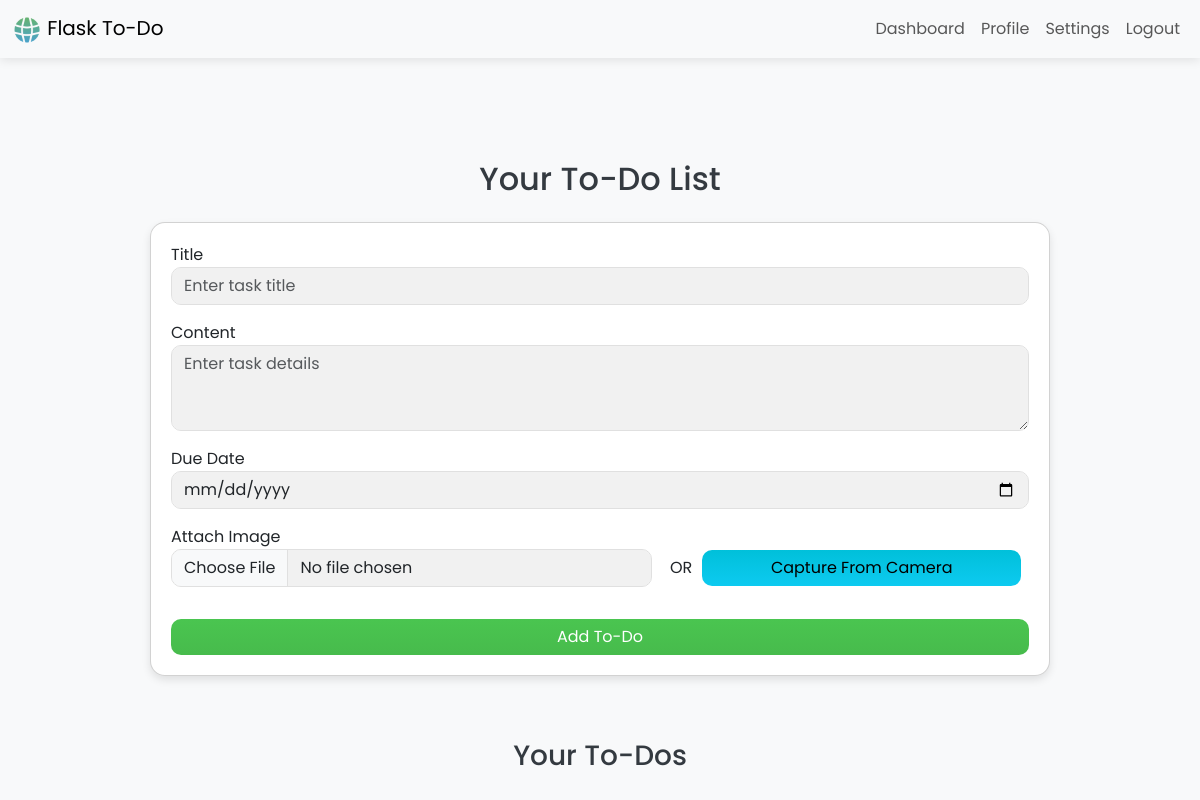
The app's page /dashboard (signed in), older data.
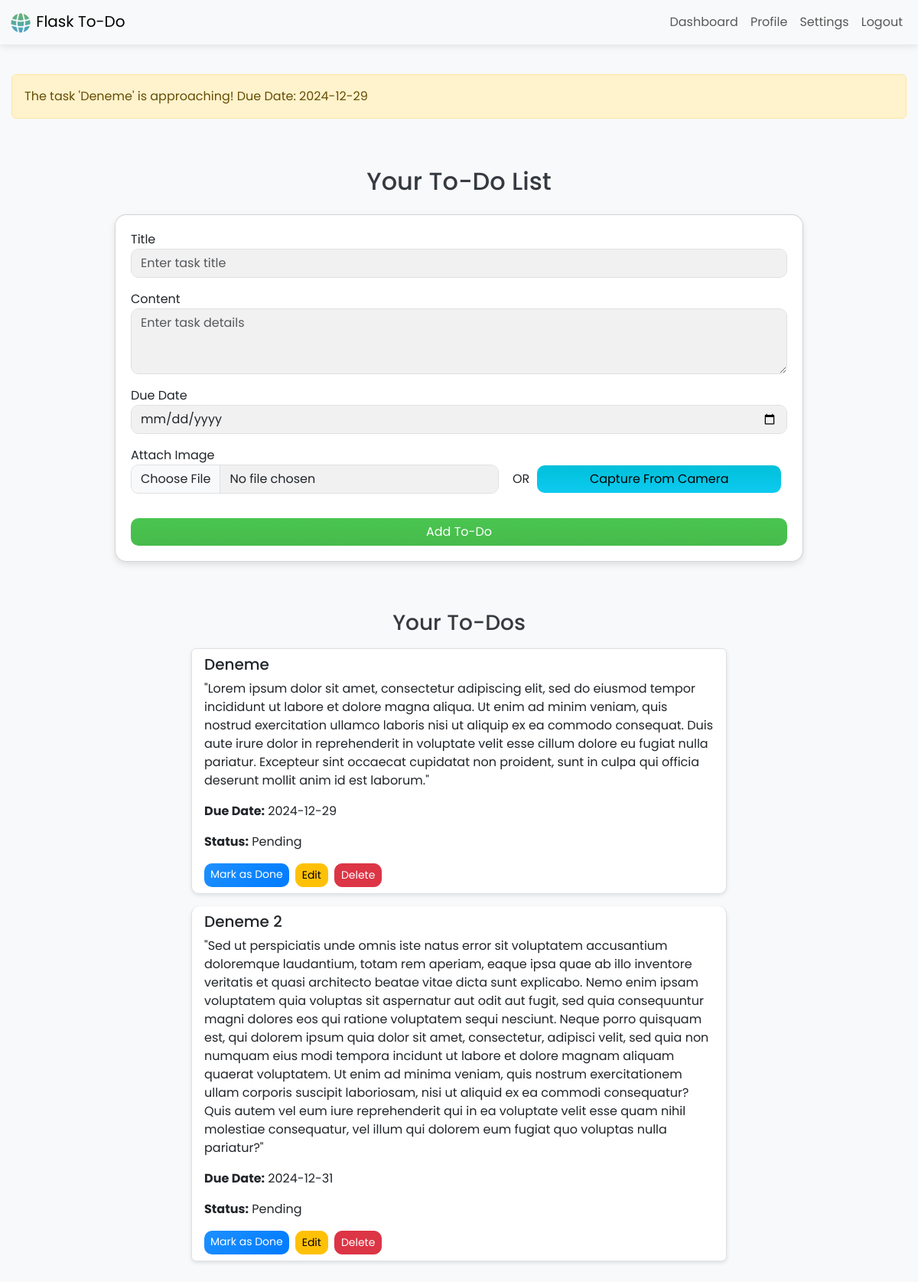
The same page, newer data.
### app.py (models this page shows)
class Todo(db.Model):
    id = db.Column(db.Integer, primary_key=True)
    title = db.Column(db.String(100), nullable=False)
    content = db.Column(db.Text, nullable=False)
    due_date = db.Column(db.Date, nullable=True)
    completed = db.Column(db.Boolean, default=False)
    postponed = db.Column(db.Boolean, default=False)
    user_id = db.Column(db.Integer, db.ForeignKey('user.id'), nullable=False)
    image_path = db.Column(db.String(200), nullable=True)  # New column for image path

### app.py (the view, shortened to what this page needs)
@app.route('/dashboard', methods=['GET', 'POST'])
@login_required
def dashboard():
    todos = Todo.query.filter_by(owner=current_user).all()
    today = datetime.now().date()
    for todo in todos:
        if todo.due_date and 0 <= (todo.due_date - today).days <= 2 and not todo.completed:
            flash(f"The task '{todo.title}' is approaching! Due Date: {todo.due_date}", 'warning')
    return render_template('dashboard.html', todos=todos)

### app.py (called while the page is built)
@login_manager.user_loader
def load_user(user_id):
    return User.query.get(int(user_id))

### templates/dashboard.html (shortened to what this page needs)
{% extends 'base.html' %}
{% block content %}
<link rel="stylesheet" href="static/css/styles.css" />
<div class="container my-5">
  <h2 class="text-center mb-4">Your To-Do List</h2>
  <div class="card card-dashboard {% if current_user.is_authenticated and current_user.theme == 'dark' %}card dark-theme{% else %}card light-theme{% endif %} ">
    <form method="POST" enctype="multipart/form-data" id="todoForm">
      <div class="form-group mb-3">
        <label for="title">Title</label>
        <input type="text" name="title" class="form-control" placeholder="Enter task title" required />
      </div>
      <div class="form-group mb-3">
        <label for="content">Content</label>
        <textarea name="content" class="form-control" rows="3" placeholder="Enter task details" required></textarea>
      </div>
      <div class="form-group mb-3">
        <label for="due_date">Due Date</label>
        <input type="date" name="due_date" class="form-control" />
      </div>
      <div class="form-group mb-3 d-flex align-items-center">
          <div class="me-2 flex-fill">
              <label for="image">Attach Image</label>
              <input type="file" name="image" class="form-control" accept="image/*" />
          </div>
          <label class="pt-4 pr-1" style="padding: 0 10px;" for="form-control">OR</label>
          <div class="me-2 pt-4 flex-fill">
              <button type="button" class="btn btn-info w-100" data-bs-toggle="modal" data-bs-target="#webcamModal">
                  Capture From Camera
              </button>
          </div>
      </div>
      <button type="submit" class="btn btn-success w-100 mt-3">Add To-Do</button>
    </form>
  </div>
</div>
<h3 class="text-center mt-5">Your To-Dos</h3>
<ul class="list-group mt-3">
  {% for todo in todos %}
    <li class="list-group-item {% if current_user.is_authenticated and current_user.theme == 'dark' %}dark-theme{% else %}light-theme{% endif %}">
      <h5>{{ todo.title }}</h5>
      <p>{{ todo.content }}</p>
      <p><strong>Due Date:</strong> {{ todo.due_date }}</p>
      <p><strong>Status:</strong> {{ 'Completed' if todo.completed else 'Pending' }}</p>
      <div class="d-flex mt-3">
        <a href="{{ url_for('toggle_status', id=todo.id) }}" class="btn btn-sm btn-primary me-2">
          {{ 'Mark as Done' if not todo.completed else 'Mark as Pending' }}
        </a>
        <button class="btn btn-sm btn-warning me-2" data-bs-toggle="modal" data-bs-target="#editModal"
                data-id="{{ todo.id }}" data-title="{{ todo.title }}" data-content="{{ todo.content }}"
                data-due_date="{{ todo.due_date }}">
          Edit
        </button>
        <button class="btn btn-sm btn-danger" data-bs-toggle="modal" data-bs-target="#deleteModal" data-id="{{ todo.id }}">
          Delete
        </button>
      </div>
    </li>
  {% endfor %}
</ul>
{% endblock %}

### templates/base.html (shortened to what this page needs)
<!DOCTYPE html>
<html lang="en">
<head>
    <link rel="stylesheet" href="https://cdnjs.cloudflare.com/ajax/libs/font-awesome/6.6.0/css/fontawesome.min.css">
    <link rel="stylesheet" href="https://cdnjs.cloudflare.com/ajax/libs/bootstrap/5.3.3/css/bootstrap.min.css">
    <link rel="stylesheet" href="https://cdn.jsdelivr.net/npm/bootstrap-icons@1.10.5/font/bootstrap-icons.css">
    <link rel="stylesheet" href="{{ url_for('static', filename='css/styles.css') }}">
</head>
<body class="{% if current_user.is_authenticated and current_user.theme == 'dark' %}dark-theme{% else %}light-theme{% endif %}">
    <nav class="navbar navbar-expand-lg {% if current_user.is_authenticated and current_user.theme == 'dark' %}navbar-dark bg-dark{% else %}navbar-light bg-light{% endif %}">
        <div class="container-fluid">
            <a class="navbar-brand" href="/dashboard">
                <img src="{{ url_for('static', filename='icons/web-192.png') }}" alt="Flask To-Do Logo"> Flask To-Do
            </a>
            <div class="collapse navbar-collapse" id="navbarNav">
                <ul class="navbar-nav ms-auto">
                    {% if current_user.is_authenticated %}
                        <li class="nav-item">
                            <a class="nav-link" href="{{ url_for('dashboard') }}">Dashboard</a>
                        </li>
                        <li class="nav-item">
                            <a class="nav-link" href="{{ url_for('profile') }}">Profile</a>
                        </li>
                        <li class="nav-item">
                            <a class="nav-link" href="{{ url_for('settings') }}">Settings</a>
                        </li>
                        <li class="nav-item">
                            <a class="nav-link" href="{{ url_for('logout') }}">Logout</a>
                        </li>
                    {% endif %}
                </ul>
            </div>
        </div>
    </nav>
    <div class="container mt-4">
        {% with messages = get_flashed_messages(with_categories=true) %}
            {% if messages %}
                {% for category, message in messages %}
                <div class="alert alert-{{ category }}">{{ message|safe }}</div>
                {% endfor %}
            {% endif %}
        {% endwith %}
        {% block content %}{% endblock %}
    </div>
</body>
</html>

### static/css/styles.css (style rules this page uses)
body { font-family: 'Poppins', sans-serif; margin: 0; padding: 0; }
body.light-theme { background-color: #f8f9fa; color: #343a40; }
.container { max-width: 1200px; margin: auto; padding: 15px; }
.form-control { border-radius: 10px; background-color: #f1f1f1; border: 1px solid #e0e0e0; }
.btn { border-radius: 10px; }
.btn-primary { background: linear-gradient(135deg, #1e90ff, #007bff); border: none; }
ul.list-group { max-width: 700px; margin: 0 auto; }
li.list-group-item { margin-bottom: 1rem; border-radius: 10px; box-shadow: 0 2px 5px rgba(0, 0, 0, 0.1); }
.card-dashboard { max-width: 900px; margin: auto; border-radius: 15px; transition: box-shadow 0.3s ease; padding: 20px; box-shadow: 0 4px 8px rgba(0, 0, 0, 0.1); }
.btn-info { background: linear-gradient(180deg, #00c0da, #0dcaf0); border: none; transition: background 0.3s ease, transform 0.2s ease; }
.btn-success { background: linear-gradient(180deg, #4ac550, #47bb4c); border: none; transition: background 0.3s ease, transform 0.2s ease; }
.form-group { position: relative; }
.navbar { box-shadow: 0 2px 10px rgba(0, 0, 0, 0.1); }
.navbar-brand img { width: 30px; height: auto; }

Row changes from the older to the newer data that the page shows:
added Todo: title "Deneme", content "\"Lorem ipsum dolor sit amet, consectetur adipiscing elit, sed do eiusmod tempor incididunt ut labore et dolore magna aliqua. Ut enim ad minim veniam, quis nostrud exercitation ullamco laboris nisi ut aliquip ex ea commodo consequat. Duis aute irure dolor in reprehenderit in voluptate velit esse cillum dolore eu fugiat nulla pariatur. Excepteur sint occaecat cupidatat non proident, sunt in culpa qui officia deserunt mollit anim id est laborum.\"", due_date "2024-12-29", completed "Pending", completed "Mark as Done"
added Todo: title "Deneme 2", content "\"Sed ut perspiciatis unde omnis iste natus error sit voluptatem accusantium doloremque laudantium, totam rem aperiam, eaque ipsa quae ab illo inventore veritatis et quasi architecto beatae vitae dicta sunt explicabo. Nemo enim ipsam voluptatem quia voluptas sit aspernatur aut odit aut fugit, sed quia consequuntur magni dolores eos qui ratione voluptatem sequi nesciunt. Neque porro quisquam est, qui dolorem ipsum quia dolor sit amet, consectetur, adipisci velit, sed quia non numquam eius modi tempora incidunt ut labore et dolore magnam aliquam quaerat voluptatem. Ut enim ad minima veniam, quis nostrum exercitationem ullam corporis suscipit laboriosam, nisi ut aliquid ex ea commodi…", due_date "2024-12-31", completed "Pending", completed "Mark as Done"
Text that changed along with them:
new list line: "The task 'Deneme' is approaching! Due Date: 2024-12-29"
